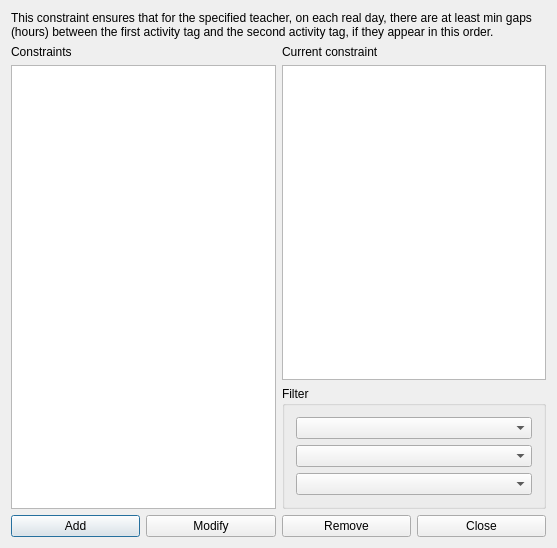
<?xml version="1.0" encoding="UTF-8"?>
<ui version="4.0">
 <class>ConstraintTeacherMinGapsBetweenOrderedPairOfActivityTagsPerRealDayForm_template</class>
 <widget class="QDialog" name="ConstraintTeacherMinGapsBetweenOrderedPairOfActivityTagsPerRealDayForm_template">
  <property name="geometry">
   <rect>
    <x>0</x>
    <y>0</y>
    <width>557</width>
    <height>548</height>
   </rect>
  </property>
  <property name="windowTitle">
   <string extracomment="This is the title of the dialog to see the list of all constraints of this type">Constraints teacher min gaps between ordered pair of activity tags per real day</string>
  </property>
  <layout class="QGridLayout" name="gridLayout_2">
   <item row="0" column="0" colspan="2">
    <widget class="QLabel" name="textLabel1">
     <property name="sizePolicy">
      <sizepolicy hsizetype="Minimum" vsizetype="Minimum">
       <horstretch>0</horstretch>
       <verstretch>0</verstretch>
      </sizepolicy>
     </property>
     <property name="text">
      <string>This constraint ensures that for the specified teacher, on each real day, there are at least min gaps (hours) between the first activity tag and the second activity tag, if they appear in this order.</string>
     </property>
     <property name="wordWrap">
      <bool>true</bool>
     </property>
    </widget>
   </item>
   <item row="1" column="1">
    <layout class="QVBoxLayout" name="verticalLayout_2">
     <item>
      <widget class="QLabel" name="currentConstraintTextLabel">
       <property name="text">
        <string>Current constraint</string>
       </property>
       <property name="wordWrap">
        <bool>false</bool>
       </property>
      </widget>
     </item>
     <item>
      <widget class="QPlainTextEdit" name="currentConstraintTextEdit"/>
     </item>
    </layout>
   </item>
   <item row="2" column="1">
    <widget class="QGroupBox" name="filterGroupBox">
     <property name="title">
      <string>Filter</string>
     </property>
     <layout class="QGridLayout" name="gridLayout">
      <item row="0" column="0">
       <widget class="QComboBox" name="teacherComboBox"/>
      </item>
      <item row="1" column="0">
       <widget class="QComboBox" name="firstActivityTagComboBox"/>
      </item>
      <item row="2" column="0">
       <widget class="QComboBox" name="secondActivityTagComboBox"/>
      </item>
     </layout>
    </widget>
   </item>
   <item row="3" column="0" colspan="2">
    <layout class="QHBoxLayout" name="horizontalLayout">
     <item>
      <widget class="QPushButton" name="addConstraintPushButton">
       <property name="text">
        <string>Add</string>
       </property>
      </widget>
     </item>
     <item>
      <widget class="QPushButton" name="modifyConstraintPushButton">
       <property name="text">
        <string>Modify</string>
       </property>
      </widget>
     </item>
     <item>
      <widget class="QPushButton" name="removeConstraintPushButton">
       <property name="text">
        <string>Remove</string>
       </property>
      </widget>
     </item>
     <item>
      <widget class="QPushButton" name="closePushButton">
       <property name="text">
        <string>Close</string>
       </property>
      </widget>
     </item>
    </layout>
   </item>
   <item row="1" column="0" rowspan="2">
    <layout class="QVBoxLayout" name="verticalLayout">
     <item>
      <widget class="QLabel" name="constraintsTextLabel">
       <property name="frameShape">
        <enum>QFrame::NoFrame</enum>
       </property>
       <property name="frameShadow">
        <enum>QFrame::Plain</enum>
       </property>
       <property name="text">
        <string>Constraints</string>
       </property>
       <property name="wordWrap">
        <bool>false</bool>
       </property>
      </widget>
     </item>
     <item>
      <widget class="QListWidget" name="constraintsListWidget"/>
     </item>
    </layout>
   </item>
  </layout>
 </widget>
 <layoutdefault spacing="6" margin="11"/>
 <resources/>
 <connections/>
</ui>
